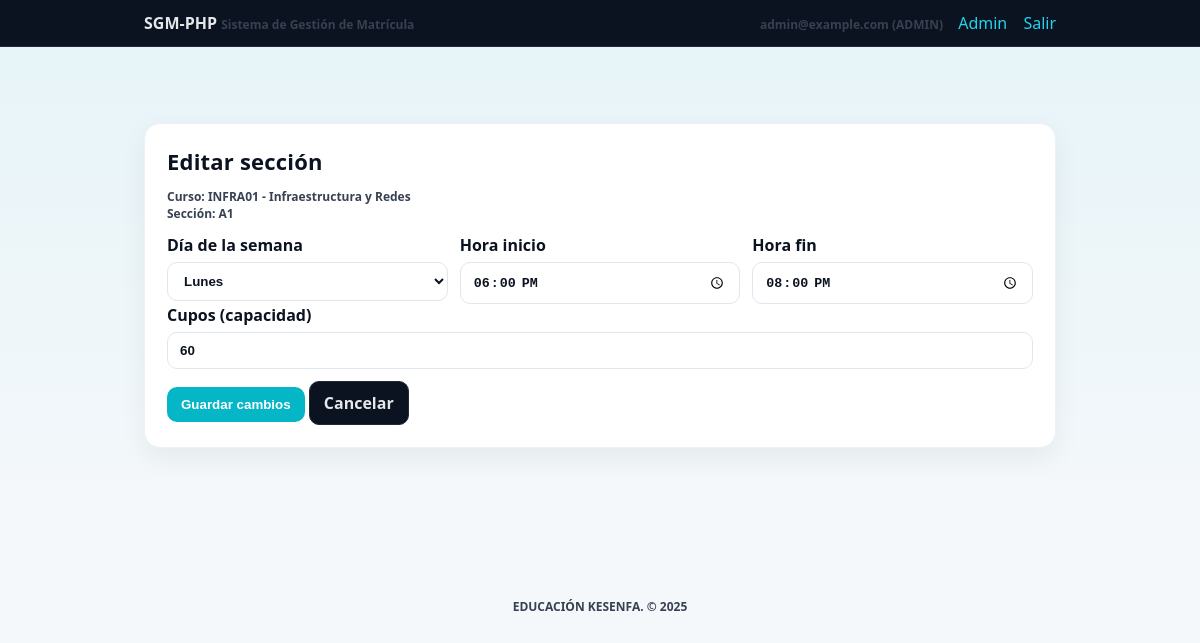
Screenshot of /editar_seccion.php?id=14 (signed in) with the database file from the repository.
### tables this page shows
CREATE TABLE `sections` (
  `id` int(10) UNSIGNED NOT NULL,
  `course_id` int(10) UNSIGNED NOT NULL,
  `code` varchar(50) NOT NULL,
  `weekday` tinyint(4) NOT NULL,
  `start_time` time NOT NULL,
  `end_time` time NOT NULL,
  `capacity` int(11) NOT NULL DEFAULT '30',
  `enrolled_count` int(11) NOT NULL DEFAULT '0'
);

CREATE TABLE `courses` (
  `id` int(10) UNSIGNED NOT NULL,
  `code` varchar(50) NOT NULL,
  `name` varchar(255) NOT NULL,
  `credits` int(11) NOT NULL,
  `price_cents` int(11) DEFAULT NULL,
  `image_path` varchar(255) DEFAULT NULL
);

### editar_seccion.php (the view, shortened to what this page needs)
<?php
$pdo = db();
$sectionId = (int)($_GET['id'] ?? 0);
$stmt = $pdo->prepare('SELECT s.*, c.code AS course_code, c.name AS course_name
                       FROM sections s
                       JOIN courses c ON c.id = s.course_id
                       WHERE s.id = ?');
$stmt->execute([$sectionId]);
$section = $stmt->fetch(PDO::FETCH_ASSOC);
?>
<!DOCTYPE html>
<html lang="es">
<head>
  <link rel="stylesheet" href="styles.css">
</head>
<body class="landing-dashboard">
<?php include __DIR__ . '/partials/header.php'; ?>
<main class="dashboard-main">
  <div class="container">
    <div class="card">
      <h2>Editar sección</h2>
      <p class="small" style="margin-top:6px;">
        <strong>Curso:</strong>
        <?= htmlspecialchars($section['course_code'] . ' - ' . $section['course_name']) ?>
        <br>
        <strong>Sección:</strong> <?= htmlspecialchars($section['code']) ?>
      </p>
      <form method="post">
        <div class="row">
          <div class="col">
            <label>Día de la semana</label>
            <select name="weekday" required>
              <?php
                $dias = [
                  1=>'Lunes',2=>'Martes',3=>'Miércoles',4=>'Jueves',
                  5=>'Viernes',6=>'Sábado',7=>'Domingo'
                ];
                foreach ($dias as $num => $nombre):
              ?>
                <option value="<?= $num ?>" <?= $num == (int)$section['weekday'] ? 'selected' : '' ?>>
                  <?= $nombre ?>
                </option>
              <?php endforeach; ?>
            </select>
          </div>
          <div class="col">
            <label>Hora inicio</label>
            <input type="time" name="start_time"
                   value="<?= htmlspecialchars($section['start_time']) ?>" required>
          </div>
          <div class="col">
            <label>Hora fin</label>
            <input type="time" name="end_time"
                   value="<?= htmlspecialchars($section['end_time']) ?>" required>
          </div>
        </div>
        <div class="row">
          <div class="col">
            <label>Cupos (capacidad)</label>
            <input type="number" name="capacity" min="1"
                   value="<?= (int)$section['capacity'] ?>" required>
          </div>
        </div>
        <div style="margin-top:12px;">
          <button class="btn btn-ok" type="submit">Guardar cambios</button>
          <a class="btn" href="admin_dashboard.php">Cancelar</a>
        </div>
      </form>
    </div>
  </div>
</main>
<?php include __DIR__ . '/partials/footer.php'; ?>
</body>
</html>

### styles.css (style rules this page uses)
:root { --maxw:960px;--pad:16px;--radius:10px;--bg:#0f172a;--panel:#111827;--muted:#94a3b8;--accent:#22d3ee;--ok:#22c55e;--warn:#f59e0b;--err:#ef4444;--text:#e5e7eb }
* { box-sizing:border-box }
html,body { margin:0;padding:0;background:var(--bg);color:var(--text);font-family:system-ui,-apple-system,Segoe UI,Roboto,Inter,Arial,sans-serif }
a { color:var(--accent);text-decoration:none }
.container { max-width:var(--maxw);margin:0 auto;padding:24px }
.card { background:var(--panel);border:1px solid #1f2937;border-radius:var(--radius);padding:var(--pad);margin:12px 0 }
h1,h2,h3 { margin:0 0 12px 0 }
.btn { display:inline-block;padding:10px 14px;border-radius:8px;border:1px solid #1f2937;background:#0b1220;color:var(--text);cursor:pointer }
.btn-ok { border-color:#14532d;background:#0a1f14 }
input,select { width:100%;padding:10px;border-radius:8px;border:1px solid #1f2937;background:#0b1220;color:var(--text) }
.row { display:flex;gap:12px;flex-wrap:wrap }
.col { flex:1 1 240px }
.small { font-size:12px;color:var(--muted) }
.landing-dashboard { background: #f5f8fb; min-height: 100vh; font-family: system-ui, Arial, sans-serif; }
.dashboard-main { padding: 40px 0 60px; background: linear-gradient(180deg, rgba(5,182,198,.06), rgba(5,182,198,0)); }
.landing-dashboard .card { background: #ffffff; border: 1px solid #eef2f7; border-radius: 16px; padding: 22px; box-shadow: 0 10px 28px rgba(0,0,0,.06); margin-bottom: 18px; }
.landing-dashboard h2 { color: #0b1320; font-size: 22px; margin-bottom: 12px; }
.landing-dashboard .btn, .landing-dashboard .btn-accent, .landing-dashboard .btn-ok { border-radius: 10px; font-weight: 800; padding: 10px 14px; }
.landing-dashboard .btn-accent, .landing-dashboard .btn-ok { background: #05b6c6 !important; color: white !important; border: none !important; }
.landing-dashboard .card h2, .landing-dashboard .card h3 { color: #0b1320 !important; font-weight: 800 !important; letter-spacing: .2px; }
.landing-dashboard .small { color: #374151 !important; font-weight: 600; opacity: 1 !important; }
.landing-dashboard select, .landing-dashboard input[type="time"], .landing-dashboard input[type="number"] { width:100%; padding:10px 12px; border-radius:10px; border:1px solid #dfe7ef; background:#fff; font-weight:600; color:#0b1320; }
.landing-dashboard label { font-weight:800; color:#0b1320; margin-bottom:6px; display:block; }

### rows the page displays
sections: course.name "INFRA01 - Infraestructura y Redes", code "A1", weekday "Lunes", start_time "18:00:00", end_time "20:00:00", capacity "60"

### other values shown
$userEmail "admin@example.com"
$userRole "ADMIN"
